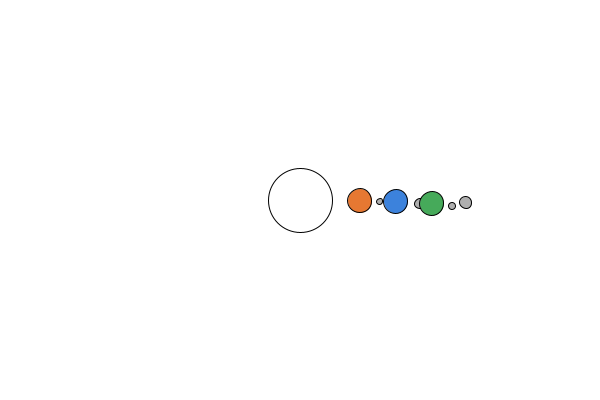
Frame 1 (no input)
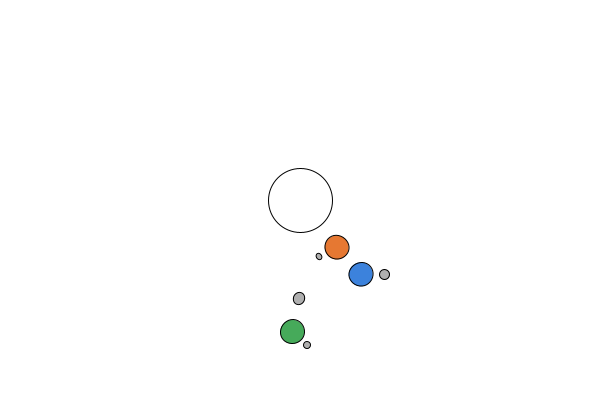
Frame 60 (the mouse pressed at the canvas centre just before this capture)
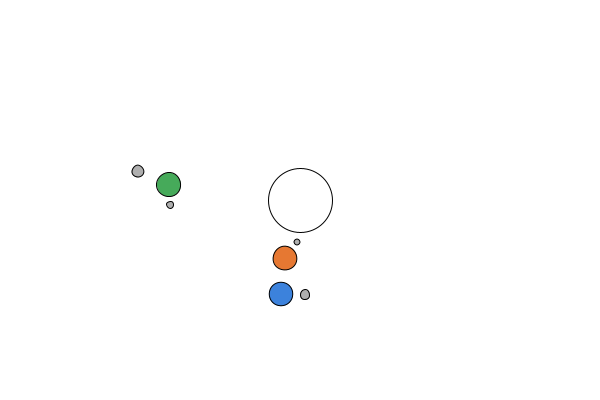
Frame 120 (the mouse held since frame 60 and released just before this capture)

The Processing sketch that drew these frames (run headless with seeded random() and noise(); from frame 60 on, the mouse is pressed at the canvas centre):

// Processing sketch: SistemaSolar
// ── SistemaSolar.pde
// An array of 3 planet objects
Planet[] planets = new Planet[3];

void setup() {
  // Janela maior que a original (480x270) para que a lua externa do planeta 2 caiba na tela
  size(600, 400);

  // Mesmas distâncias do original (60 + i*36); cada planeta com sua cor e luas de tamanhos diferentes.
  // Luas criadas só com (distance, diameter) sorteiam orbitspeed em [-0.1, 0.1], como no original.
  planets[0] = new Planet(60, 24, color(230, 120, 50), new Moon[] {
    new Moon(20, 6)
  });
  planets[1] = new Planet(96, 24, color(60, 130, 220), new Moon[] {
    new Moon(24, 10)
  });
  // Planeta com duas luas: distance e orbitspeed diferentes (a interna é mais rápida,
  // a externa é mais lenta e gira no sentido oposto), além de tamanhos diferentes
  planets[2] = new Planet(132, 24, color(70, 170, 90), new Moon[] {
    new Moon(20, 7, 0.09),
    new Moon(34, 12, -0.05)
  });
}

void draw() {
  background(255);

  // Drawing the Sun
  pushMatrix();
  translate(width/2, height/2);
  stroke(0);
  fill(255);
  ellipse(0, 0, 64, 64);

  // Drawing all Planets
  for (int i = 0; i < planets.length; i++ ) {
    planets[i].update();
    planets[i].display();
  }
  popMatrix();
}

// ── Lua.pde
class Moon {
  // Each planet object keeps track of its own angle of rotation.
  float theta;      // Rotation around sun
  float diameter;   // Size of planet
  float distance;   // Distance from sun
  float orbitspeed; // Orbit speed
  
  Moon(float distance_, float diameter_) {
    // Velocidade sorteada como no original: o sinal define o sentido da órbita
    this(distance_, diameter_, random(-0.1,0.1));
  }

  // Extensão: permite fixar orbitspeed, para que luas do mesmo planeta
  // tenham velocidades garantidamente diferentes
  Moon(float distance_, float diameter_, float orbitspeed_) {
    distance = distance_;
    diameter = diameter_;
    theta = 0;
    orbitspeed = orbitspeed_;
  }
  
  void update() {
    // Increment the angle to rotate
    theta += orbitspeed;
  }
  
  void display() {
    // Before rotation and translation, the state of the matrix is saved with pushMatrix().
    pushMatrix(); 
    // Rotate orbit
    rotate(theta); 
    // translate out distance
    translate(distance,0); 
    stroke(0);
    fill(175);
    ellipse(0,0,diameter,diameter);
    // Once the planet is drawn, the matrix is restored with popMatrix() so that the next planet is not affected.
    popMatrix(); 
  }
}
// ── Planeta.pde
class Planet {
  // Each planet object keeps track of its own angle of rotation.
  float theta;      // Rotation around sun
  float diameter;   // Size of planet
  float distance;   // Distance from sun
  float orbitspeed; // Orbit speed
  color c;          // Cor do planeta (extensão: parâmetro visual)
 
  // Each Planet now has Moons! (extensão: array para permitir mais de uma lua)
  Moon[] moons;
 
  
  Planet(float distance_, float diameter_, color c_, Moon[] moons_) {
    distance = distance_;
    diameter = diameter_;
    c = c_;
    theta = 0;
    orbitspeed = random(0.01,0.03);
    
    // As luas são criadas em setup(), cada uma com sua distance, diameter e orbitspeed
    moons = moons_;
  }
  
  void update() {
    // Increment the angle to rotate
    theta += orbitspeed;
    // Update the moons: cada lua incrementa apenas o seu próprio theta
    for (Moon m : moons) {
      m.update();
    }
  }
  
  void display() {
    // Before rotation and translation, the state of the matrix is saved with pushMatrix().
    pushMatrix(); 
    // Rotate orbit
    rotate(theta); 
    // translate out distance
    translate(distance,0); 
    stroke(0);
    fill(c);
    ellipse(0,0,diameter,diameter);
    // The planet is drawn, now draw the moons (todas partem do sistema de coordenadas do planeta)
    for (Moon m : moons) {
      m.display();
    }
    
    // Once the planet is drawn, the matrix is restored with popMatrix() so that the next planet is not affected.
    popMatrix(); 
  }
}
